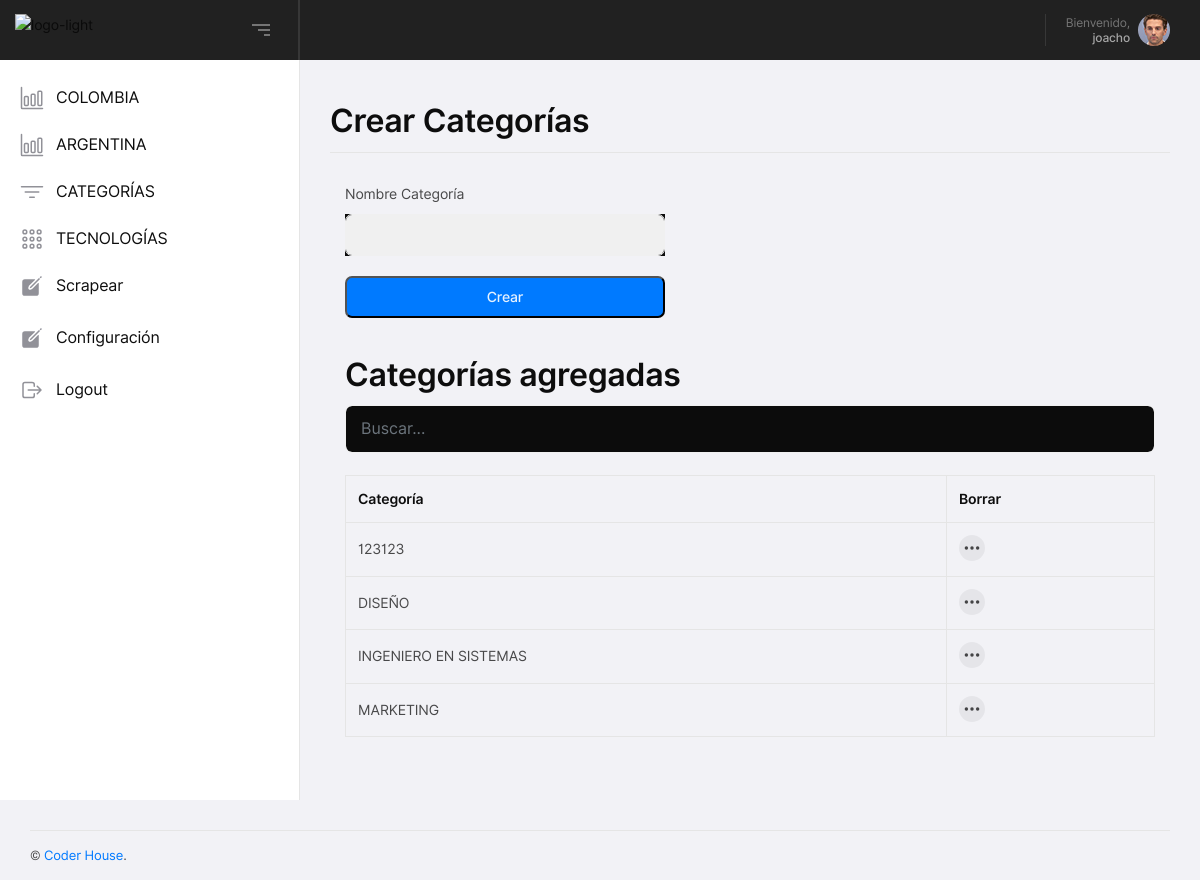
Before: /categorias (signed in) with the older database file.
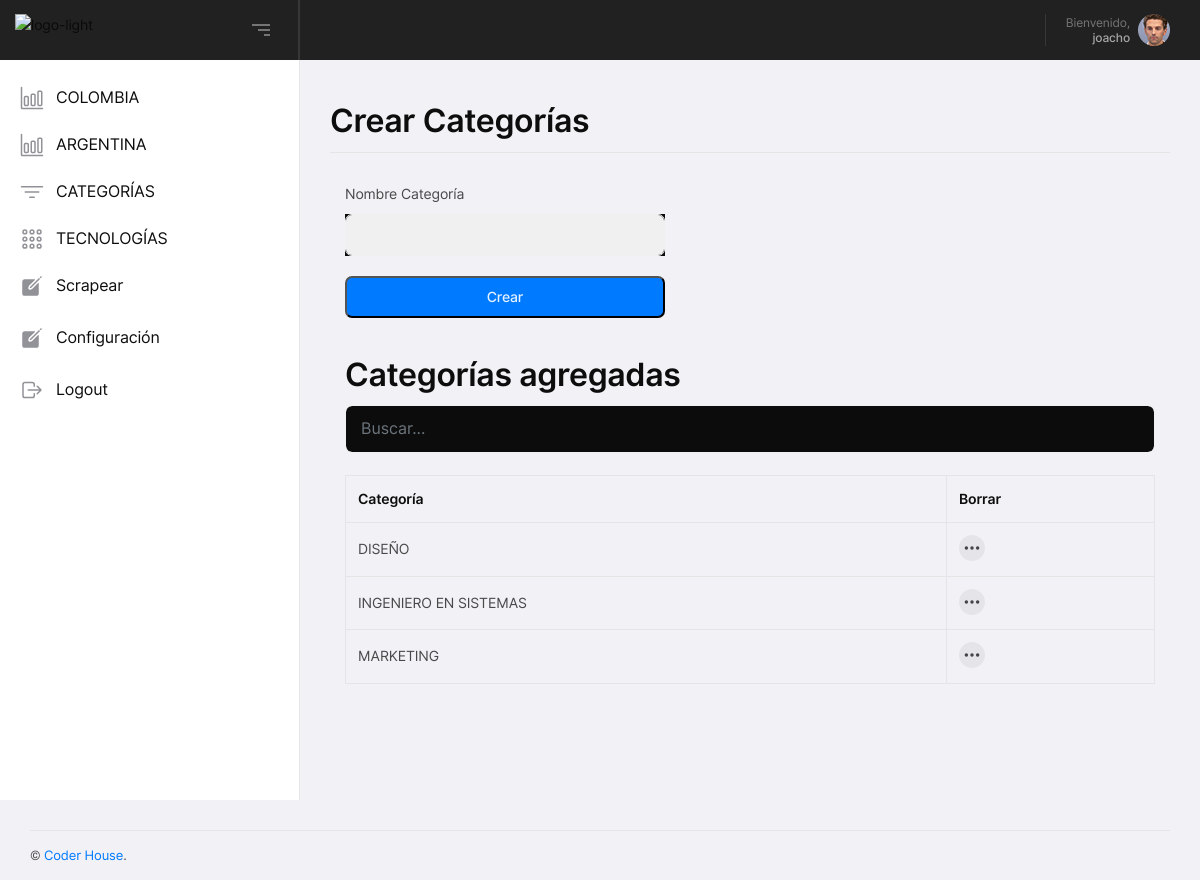
After: the same page with the newer database file.
### webapp/app/base/models.py (models this page shows, shortened)
class Categorias(db.Model):
    __tablename__ = 'Categorias'
    id = Column(Integer, primary_key=True)
    nombre = Column(String, unique=True)
    def __repr__(self):
        return str(self.nombre)

### webapp/app/home/routes.py (the view, shortened to what this page needs)
@blueprint.route('/categorias', methods=['GET', 'POST'])
@login_required
def categorias():
    catego_form = CategoriaForm(request.form)
    categorias = Categorias.query.order_by(Categorias.nombre.asc()).all()
    return render_template( 'categorias.html',form=catego_form, categorias=categorias)

### webapp/app/base/forms.py
class CategoriaForm(FlaskForm):
    nombre = TextField    ('Nombre', id='nombre_categora'   , validators=[DataRequired()])

### webapp/app/__init__.py (called while the page is built, shortened)
def configure_database(app):
    @app.before_first_request
    def initialize_database():
        db.create_all()
    @app.teardown_request
    def shutdown_session(exception=None):
        db.session.remove()

def apply_themes(app):
    @app.context_processor
    def override_url_for():
        return dict(url_for=_generate_url_for_theme)
    def _generate_url_for_theme(endpoint, **values):
        return url_for(endpoint, **values)

### webapp/app/base/models.py (called while the page is built)
@login_manager.user_loader
def user_loader(id):
    return User.query.filter_by(id=id).first()

### webapp/app/home/templates/categorias.html (shortened to what this page needs)
{% extends "layouts/base.html" %}
{% block stylesheets %}
  <link rel="stylesheet" type="text/css" href="/static/assets/css/jqvmap.min.css" />
{% endblock stylesheets %}
{% block content %}
    <div class="yoo-height-b30 yoo-height-lg-b30"></div>
    <div class="container-fluid">
      <div class="yoo-uikits-heading">
        <h2 class="yoo-uikits-title">Crear Categorías</h2>
      </div>
    </div>
    <div class="yoo-height-b30 yoo-height-lg-b30"></div>
    <div class="container-fluid">
        <div class="col-lg-5">
        <div class="yoo-vertical-middle">
          <div class="yoo-vertical-middle-in">
            <form method="post" action="" class="yoo-form yoo-style1">
              <div class="row">
                <div class="col-lg-12">
                <label for="email">Nombre Categoría</label>
                  <div class="form-group level-up form-group-md text-white-50 bg-dark">
                    {{ form.nombre(class="form-control") }}
                  </div>
                </div>
                <div class="col-lg-12">
                  <button type="submit" name="crear"
                          class="yoo-form-btn yoo-style1 yoo-color1"><span>Crear</span>
                  </button>
                  <br />
                </div>
              </div>
            </form>
          </div>
        </div>
      </div>
            <div class="container mt-3">
              <h2>Categorías agregadas</h2>
              <input class="form-control text-white-50 bg-dark" id="myInput" type="text" placeholder="Buscar...">
              <br>
              <table class="table table-bordered">
                <thead>
                  <tr>
                    <th>Categoría</th>
                     <th>Borrar</th>
                  </tr>
                </thead>
                <tbody id="myTable">
                  {% for item in categorias%}
                        <tr>
                          <td>{{item}}</td>
                            <td>
                                  <button class="yoo-table-action-btn yoo-style1" type="button" data-toggle="dropdown" aria-haspopup="true" aria-expanded="false"><ion-icon name="ellipsis-horizontal"></ion-icon></button>
                                </td>
                        </tr>
                      {% endfor %}
                </tbody>
              </table>
            </div>
      </div>
                    <div class="yoo-height-b20 yoo-height-lg-b20">
                    </div>
              </div>
    <div class="yoo-height-b30 yoo-height-lg-b30"></div>
{% endblock content %}

Changed rows visible on the page:
removed Categorias: nombre "123123"
